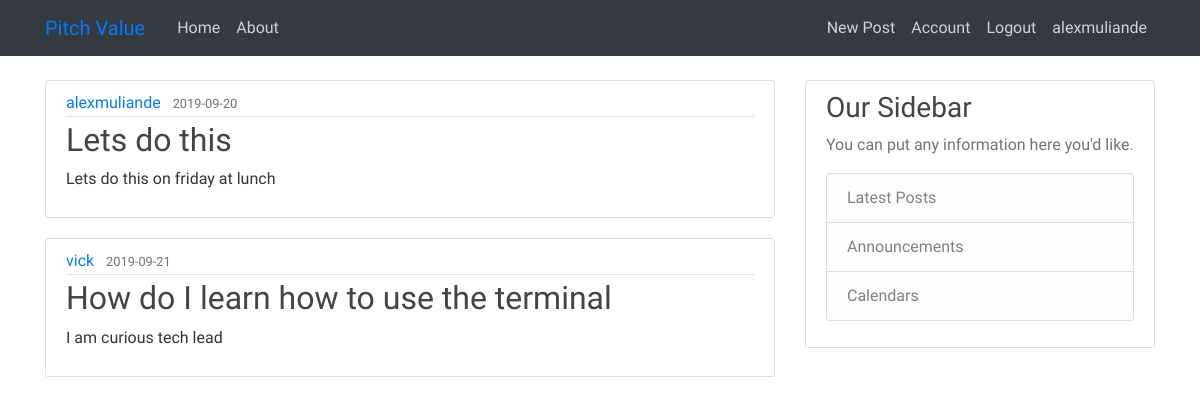
Screenshot of /home (signed in) with the database file from the repository.
### pitch/models.py (models this page shows, shortened)
class User(db.Model, UserMixin):
    id = db.Column(db.Integer,primary_key=True)
    username = db.Column(db.String(20),unique=True,nullable=False)
    email = db.Column(db.String(20),unique=True,nullable=False)
    password = db.Column(db.String(60), nullable=False)
    posts = db.relationship('Post', backref='author', lazy=True)
    comment = db.relationship('Comment',backref = 'author',lazy=True)

class Post(db.Model):
    id = db.Column(db.Integer,primary_key=True)
    title = db.Column(db.String(100), nullable=False)
    date_posted = db.Column (db.DateTime, nullable=False, default=datetime.utcnow)
    content = db.Column(db.Text, nullable=False)
    user_id = db.Column(db.Integer, db.ForeignKey('user.id'), nullable = False)

### pitch/routes.py (the view)
@app.route("/")
@app.route("/home")
def home():
    posts = Post.query.all()
    return render_template('home.html', posts=posts)

### pitch/models.py (called while the page is built)
@login_manager.user_loader
def load_user(user_id):
    return User.query.get(int(user_id))

### pitch/templates/home.html (shortened to what this page needs)
{% extends "base.html"%}
{% block content%}
    {% for post in posts %}
    <article class="media content-section">
            <div class="media-body">
              <div class="article-metadata">
                <a class="mr-2" href="#">{{ post.author.username }}</a>
                <small class="text-muted">{{ post.date_posted.strftime('%Y-%m-%d') }}</small>
              </div>
              <h2><a class="article-title" href="{{ url_for('post', post_id=post.id)}}">{{ post.title }}</a></h2>
              <p class="article-content">{{ post.content }}</p>
            </div>
          </article>
    {% endfor %}
{% endblock content%}

### pitch/templates/base.html (shortened to what this page needs)
<!DOCTYPE html>
<html lang="en">
<head>
    <link rel="stylesheet" href="https://stackpath.bootstrapcdn.com/bootstrap/4.3.1/css/bootstrap.min.css"
>
        <link rel="stylesheet" type="text/css" href="{{url_for('static',filename='styles.css')}}">
</head>
<body>
    <header class="site-header">
        <nav class="navbar navbar-expand-md navbar-steel bg-dark fixed-top">
            <div class="container">
                <a class="navbar-brand mr-4" href="/">Pitch Value</a>
                <div class="collapse navbar-collapse" id="navbarToggle">
                    <div class="navbar-nav mr-auto">
                        <a class="nav-item nav-link" href="{{url_for('home')}}">Home</a>
                        <a class="nav-item nav-link" href="{{url_for('about')}}">About</a>
                    </div>
                    <div class="navbar-nav">
                        {% if current_user.is_authenticated %}
                        <a class="nav-item nav-link" href="{{url_for('new_post')}}">New Post</a>
                        <a class="nav-item nav-link" href="{{url_for('account')}}">Account</a>
                        <a class="nav-item nav-link" href="{{url_for('logout')}}">Logout</a>
                        <a class="nav-item nav-link" href="{{url_for('logout')}}">{{ current_user.username}}</a>
                        {% else %}
                        <a class="nav-item nav-link" href="{{url_for('login')}}">Login</a>
                        <a class="nav-item nav-link" href="{{url_for('register')}}">Register</a>
                        {% endif %}
                    </div>
                </div>
            </div>
        </nav>
    </header>
    <main role="main" class="container">
        <div class="row">
            <div class="col-md-8">
                {% block content %}{% endblock %}
            </div>
            <div class="col-md-4">
                <div class="content-section">
                    <h3>Our Sidebar</h3>
                    <p class='text-muted'>You can put any information here you'd like.
                        <ul class="list-group">
                            <li class="list-group-item list-group-item-light">Latest Posts</li>
                            <li class="list-group-item list-group-item-light">Announcements</li>
                            <li class="list-group-item list-group-item-light">Calendars</li>
                        </ul>
                    </p>
                </div>
            </div>
        </div>
    </main>
</body>
</html>

### pitch/static/styles.css (style rules this page uses)
body { background-image: url('https://cdn.pixabay.com/photo/2013/07/12/17/22/agenda-152092__340.png'); font-family: 'Signika', sans-serif; color: #333333; margin-top: 5rem; }
h1, h2, h3, h4, h5, h6 { color: #444444; }
.site-header .navbar-nav .nav-link { color: #cbd5db; }
.content-section { background: #ffffff; padding: 10px 20px; border: 1px solid #dddddd; border-radius: 3px; margin-bottom: 20px; }
.article-title { color: #444444; }
.article-content { white-space: pre-line; }
.article-metadata { padding-bottom: 1px; margin-bottom: 4px; border-bottom: 1px solid #e3e3e3 }

### rows the page displays
User: username "alexmuliande"
Post: author.username "alexmuliande", date_posted "2019-09-20", title "Lets do this", content "Lets do this on friday at lunch"
Post: author.username "vick", date_posted "2019-09-21", title "How do I learn how to use the terminal", content "I am curious tech lead"
